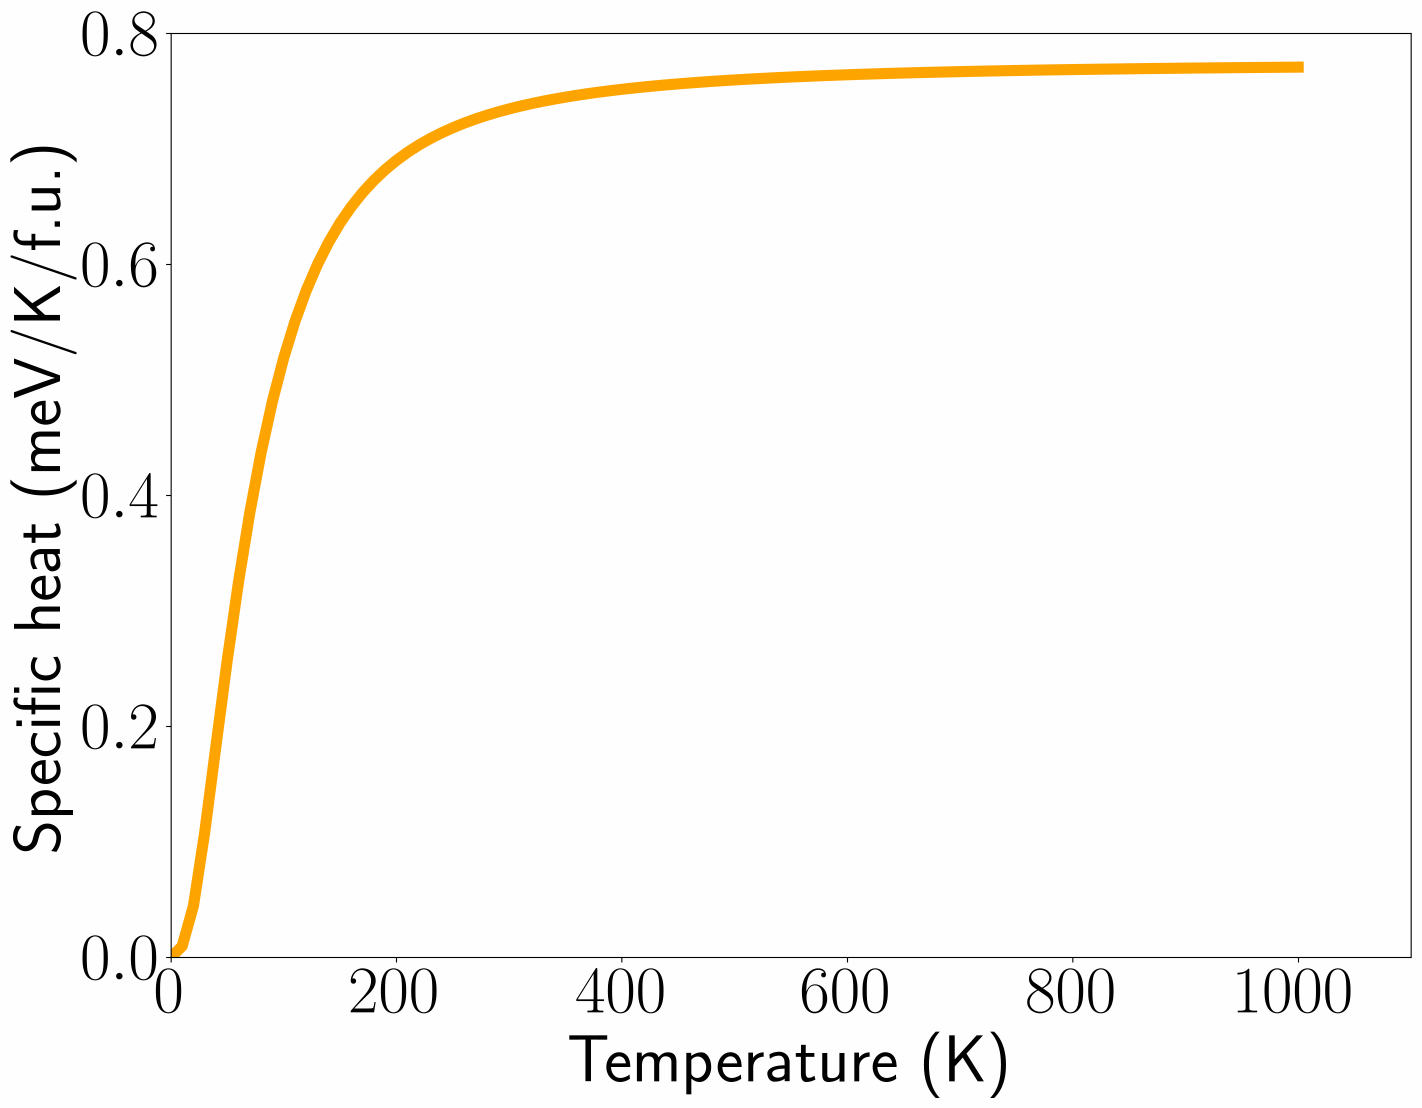

Recreate this plot in Python.
from pylab import *
rcParams.update({'font.size': 48, 'text.usetex': True})

mol = 6.022e23
JtoeV = 1.602e-19
nfu = 2*2*2 # number of formula units
vfu2h = 0.3551*0.6149*0.698/2 # volume of 1 f.u. of 2H (in nm^3)

h = genfromtxt('2H/thermal.dat', skip_header=1)
t = genfromtxt('1Tp/thermal.dat', skip_header=1)

T = h[:,0]
ch = h[:,3]  # in J/K/mol
ct = t[:,3]  # in J/K/mol

chJcm3 = ch*1e21/(vfu2h*mol*nfu) # h heat capacity in J/K/cm3

ch /= JtoeV # eV/K/mol
ch /= mol   # eV/K/unit cell
ch /= nfu   # eV/K/f.u.
ch *= 1000  # meV/K/f.u.

ct /= JtoeV # eV/K/mol
ct /= mol   # eV/K/unit cell
ct /= nfu   # eV/K/f.u.
ct *= 1000  # meV/K/f.u.


lws = 8
f = figure(figsize=(16,12))
plot(T, ch, 'orange', lw=lws)
xlim(0,1100)
ylim(0, 0.8)
xlabel('Temperature (K)')
ylabel('Specific heat (meV/K/f.u.)')
savefig('sifig3.png',dpi=300,bbox_inches='tight')

print("T=700 K heat capacit of 2H = %g meV/K/f.u."%ch[70])
print("T=700 K heat capacit of 2H = %g J/K/cm3"%chJcm3[70])
